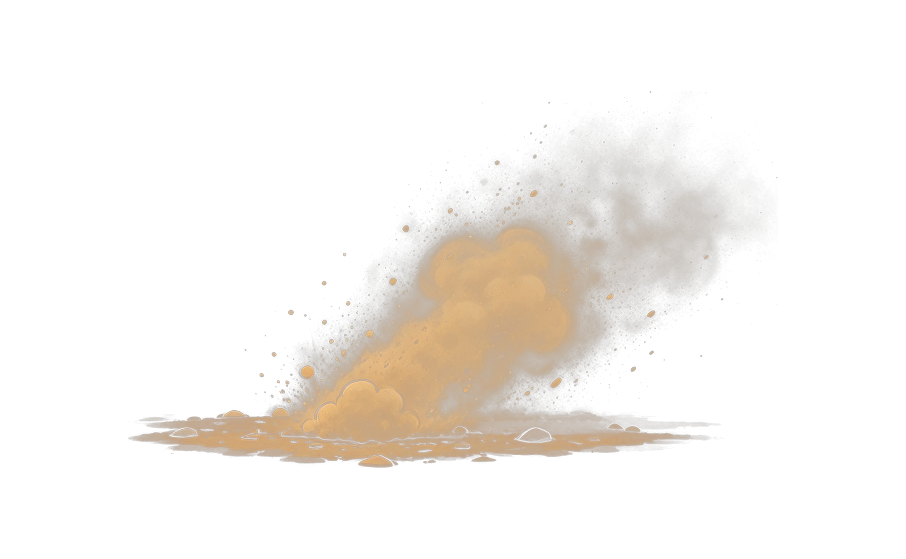
#> input picture Assets/Art/Art/FX/Frames/fx_dust_run/fx_dust_run_00.png, 906 x 559 px
$ python -i process_sheets.py   (imports and definitions only)
#> lines starting #> are read from the running program, lines starting #| are printed output that depends on the picture; after the words box and inside, x2 and y2 are one past the last pixel; in counts of white or black regions, pixels touching at a corner belong together
# -*- coding: utf-8 -*-
"""
精灵图集流水线（alpha-first，全程透明底）：
  入口归一化（透明底直通 / 白底·黑底 -> 先抠图 -> 统一 RGBA master）
  -> 切格 -> 连通域清理（去碎影 / 可只留最大域）
  -> 条内身高中位数统一缩放 -> 脚底基线对齐（底留白 7px）+ 水平居中
  -> 输出 Frames 单帧 + Sheets 等大透明精灵表

说明：全程以 alpha 为准，不再经过白底中间图。非透明底来源在入口先抠成 alpha；
      阈值抠图的边缘质量天然低于原生 alpha，故只对这类来源额外做 1px 收缩去白晕。
"""
import sys, os, glob, re
# [1 line not run here, left out]
import numpy as np
from PIL import Image, ImageFilter
from collections import deque

try:
    from scipy import ndimage
    HAVE_SCIPY = True
except ImportError:
    HAVE_SCIPY = False

# 脚本位于 <工程根>\Tools\art-pipeline\，向上两级定位工程根（含 Assets 的目录），免配置路径
ROOT = os.path.join(os.path.dirname(os.path.abspath(__file__)), '..', '..', 'Assets', 'Art', 'Art')
BOT_GAP = 7          # 与既有素材一致的脚底留白
BASE_BAND = 74       # 底座锚点带高度（脚底留白之上），见 base_anchor_x
WHITE_THR = 232      # 近白阈值
BLACK_THR = 60       # 近黑阈值
KEEP_RATIO = 0.12    # 小于最大连通域该比例的碎影丢弃
ALPHA_MIN = 8        # 低于该 alpha 视为完全透明
SHADOW_LUM = 150     # 地面投影亮度下限（投影是浅灰→近白的渐变，取 150 把最淡的尾巴也清掉；
                     # 履带高光 160~175 与投影重叠，靠「主体剪影填孔」保护，不会被误删）
SHADOW_SAT = 0.05    # 投影彩度上限（投影是中性灰，饱和度≈0）
SHADOW_ROWS = 56     # 只在内容底部该行数范围内找投影
POCKET_ROWS = 50     # 近白连通域底边进入脚底该行数范围 -> 判为漏抠的背景白（肩部烟柱底边远高于此）
POCKET_LUM = 222     # 轮拱白板的单通道下限（比 WHITE_THR 松，才能把整块白连同边缘一起框进连通域）
POCKET_SAT = 0.06    # 轮拱白板的彩度上限（背景白中性；发光核心偏暖、彩度更高，靠这条跳过）
POCKET_AREA = 600    # 小于该面积的近白小高光不算白板
POCKET_TOP = 0.5     # 白板顶边落在内容高度该比例以下才清理（上半段是烟雾/核心）
HOLE_MINCH = 240.0    # 「封闭背景白」判据：块内「三通道最小值」的中位数 >= 240。
                      # 这是唯一可靠的判据 —— 实测背景白三通道 248~255，文生图画上去的白烟/
                      # 高光三通道最高只到 ~232（Enrage 第 4 帧两团白烟 medMin=226/228），
                      # 两者不重叠。早期用的「均值>=244 + 240占比>=60%」会把抗锯齿糊住的
                      # 中间值混进来，判不准
HOLE_AREA_FINAL = 8   # 成品像素最小面积。只留作 raw 阶段之后的兜底（raw 已清掉主体），
                      # 这里只抓缩放重新插值出来的残余小岛
FEATHER_ROWS = 56    # 顶部羽化行数：生成图把烟柱画到格子上沿就被截断，靠渐隐把硬切口藏掉

# ---- 18 条规格 ----
SPECS = [
    # name, cols, rows, n, cell(w,h), target_h
    # ---- Player（2026-10-26 依新定妆图 Player_Lockup_A.png 重生成全部动作）----
    # 与 Boss01 同口径：cell 692x833 / target 760 / fixed_canvas 画格宽锁死 / anchor='base' 脚底
    # 锚点 / shadow_trim 去脚底灰影 / white_unmix+white_holes 去白边与内部白洞 —— 唯一目的就是
    # 「任何动作切换时体型与画布零跳变」（旧素材 7 种画布宽、身高 267~794 的病灶由此修掉）。
    # norm='frame'：源图把同一站姿画成不同大小，逐帧等高归一（仅直立姿态的动作可用）。
    # 其余用默认 ref='max'：全条统一比例、最高帧=760（翻滚/蹲伏/落地/死亡姿态高度本就变化，
    # 逐帧等高会把蹲伏帧放大成巨人）。
    dict(name='Player_Idle',        cols=5, rows=2, n=10, cell=(1200,833), target=760, largest=True, stray_prune=True, norm='frame', anchor='base', fixed_canvas=True, shadow_trim=True, anchor_final=True, white_unmix=True, white_holes=True),
    dict(name='Player_Idle02',      cols=4, rows=2, n=8 , cell=(1200,833), target=760, largest=True, stray_prune=True, norm='frame', anchor='base', fixed_canvas=True, shadow_trim=True, anchor_final=True, white_unmix=True, white_holes=True),
    dict(name='Player_Attack01',    cols=4, rows=2, n=8 , cell=(1200,833), target=760, largest=True, stray_prune=True, norm='frame', anchor='base', fixed_canvas=True, shadow_trim=True, anchor_final=True, white_unmix=True, white_holes=True),
    dict(name='Player_Attack02',    cols=4, rows=2, n=8 , cell=(1200,833), target=760, largest=True, stray_prune=True, norm='frame', anchor='base', fixed_canvas=True, shadow_trim=True, anchor_final=True, white_unmix=True, white_holes=True),
    dict(name='Player_Attack03',    cols=3, rows=3, n=9 , cell=(1200,833), target=760, ref_h=760, largest=True, stray_prune=True, anchor='base', fixed_canvas=True, shadow_trim=True, anchor_final=True, white_unmix=True, white_holes=True),
    dict(name='Player_HeavyAttack', cols=4, rows=3, n=12 , cell=(1200,833), target=760, ref_h=760, largest=True, stray_prune=True, anchor='base', fixed_canvas=True, shadow_trim=True, anchor_final=True, white_unmix=True, white_holes=True),
    dict(name='Player_Victory',     cols=4, rows=2, n=8 , cell=(1200,833), target=760, largest=True, stray_prune=True, norm='frame', anchor='base', fixed_canvas=True, shadow_trim=True, anchor_final=True, white_unmix=True, white_holes=True),
    dict(name='Player_Interact',    cols=3, rows=2, n=6 , cell=(1200,833), target=760, largest=True, stray_prune=True, norm='frame', anchor='base', fixed_canvas=True, shadow_trim=True, anchor_final=True, white_unmix=True, white_holes=True),
    dict(name='Player_Hurt',        cols=3, rows=1, n=3 , cell=(1200,833), target=760, largest=True, stray_prune=True, norm='frame', anchor='base', fixed_canvas=True, shadow_trim=True, anchor_final=True, white_unmix=True, white_holes=True),
    dict(name='Player_Turn',        cols=1, rows=1, n=1 , cell=(1200,833), target=760, largest=True, stray_prune=True, norm='frame', anchor='base', fixed_canvas=True, shadow_trim=True, anchor_final=True, white_unmix=True, white_holes=True),
    dict(name='Player_LedgeGrab',   cols=3, rows=1, n=3 , cell=(1200,833), target=760, largest=True, stray_prune=True, norm='frame', anchor='base', fixed_canvas=True, shadow_trim=True, anchor_final=True, white_unmix=True, white_holes=True),
    dict(name='Player_WallSlide',   cols=3, rows=1, n=3 , cell=(1200,833), target=760, largest=True, stray_prune=True, norm='frame', anchor='base', fixed_canvas=True, shadow_trim=True, anchor_final=True, white_unmix=True, white_holes=True),
    dict(name='Player_WallJump',    cols=3, rows=1, n=3 , cell=(1200,833), target=760, largest=True, stray_prune=True, anchor='base', fixed_canvas=True, shadow_trim=True, anchor_final=True, white_unmix=True, white_holes=True),
    dict(name='Player_Run',         cols=4, rows=2, n=8 , cell=(1200,833), target=760, largest=True, stray_prune=True, anchor='base', fixed_canvas=True, shadow_trim=True, anchor_final=True, white_unmix=True, white_holes=True),
    dict(name='Player_Dash',        cols=3, rows=2, n=6 , cell=(1200,833), target=760, largest=True, stray_prune=True, anchor='base', fixed_canvas=True, shadow_trim=True, anchor_final=True, white_unmix=True, white_holes=True),
    dict(name='Player_Roll',        cols=4, rows=2, n=8 , cell=(1200,833), target=760, largest=True, stray_prune=True, anchor='base', fixed_canvas=True, shadow_trim=True, anchor_final=True, white_unmix=True, white_holes=True),
    dict(name='Player_Crouch',      cols=2, rows=1, n=2 , cell=(1200,833), target=760, largest=True, stray_prune=True, anchor='base', fixed_canvas=True, shadow_trim=True, anchor_final=True, white_unmix=True, white_holes=True),
    # Die 由 .workbuddy/tmp/gen_die_joint.py（4 段骨骼 LBS）直接产出成品帧，不走本管线；
    # 这里登记参数只为让 compose_sheet / measure_base 等旁路工具对齐画格数（5x2 = 10 帧）。
    dict(name='Player_Die',         cols=5, rows=2, n=10, cell=(1200,833), target=760, largest=True, stray_prune=True, anchor='base', fixed_canvas=True, shadow_trim=True, anchor_final=True, white_unmix=True, white_holes=True),
    dict(name='Player_Jump',        cols=3, rows=1, n=3 , cell=(1200,833), target=760, largest=True, stray_prune=True, anchor='base', fixed_canvas=True, shadow_trim=True, anchor_final=True, white_unmix=True, white_holes=True),
    dict(name='Player_Land',        cols=3, rows=1, n=3 , cell=(1200,833), target=760, largest=True, stray_prune=True, anchor='base', fixed_canvas=True, shadow_trim=True, anchor_final=True, white_unmix=True, white_holes=True),
    dict(name='Player_Fall',        cols=2, rows=2, n=4 , cell=(1200,833), target=760, largest=True, stray_prune=True, anchor='base', fixed_canvas=True, shadow_trim=True, anchor_final=True, white_unmix=True, white_holes=True),
    dict(name='Player_AttackAir',   cols=3, rows=2, n=6 , cell=(1200,833), target=760, ref_h=760, largest=True, stray_prune=True, anchor='base', fixed_canvas=True, shadow_trim=True, anchor_final=True, white_unmix=True, white_holes=True),
    dict(name='Enemy03_Spawn',     cols=2, rows=2, n=4,  cell=(993,1124), target=900),
    # 注：Tower01 的 Idle/Aim/Disable 均不在本表 —— 三套的塔体要求与定妆图 Tower01_Fire_00
    #     逐像素一致，文生图无法保证，改由 make_tower_sets_from_fire.py 以 Fire_00 为底图派生
    #     （塔体零改动 + 背景区叠加效果）。若在此重新登记，跑全量管线会用 raw 覆盖掉派生结果。
    dict(name='Tower01_Fire',      cols=3, rows=2, n=6,  cell=(942,979), target=890, anchor='base'),
    # ---- Boss01（2026-10-26 依新定妆图 Boss01_Lockup_A.png 重生成全部动作）----
    # 统一口径：cell 831x798 / target 760 / norm='frame' 逐帧等高 / anchor='base' 履带底座锚点 /
    # fixed_canvas 强制画格宽一致 —— 唯一目的就是「任何动作切换时体型与画布零跳变」。
    # 旧素材的病灶：Idle 760 / Special 788 / Enrage 780 / Die 部分 737·707·676，且 Die_16~23
    # 画布是 1116x784（其余 831x798），切换时会忽大忽小；本批全部压平到 760。
    # parts=None：帧内含与本体分离的烟雾/毒雾，跳过「每格恰好 1 个主体」校验。
    # shadow_trim：生成图自带脚底浅灰投影，游戏里呈白色横条，按主体剪影外清理。
    # feather_top：仅烟雾类动作启用，烟柱顶到格子上沿时做渐隐，藏掉硬切口。
    dict(name='Boss01_Idle',    cols=3, rows=2, n=6,  cell=(1216,798), target=760, parts=None, norm='frame', anchor='base', fixed_canvas=True, shadow_trim=True, anchor_final=True, white_unmix=True, white_holes=True),
    dict(name='Boss01_Move',    cols=5, rows=2, n=10, cell=(1216,798), target=760, parts=None, norm='frame', anchor='base', fixed_canvas=True, shadow_trim=True, anchor_final=True, white_unmix=True, white_holes=True),
    dict(name='Boss01_AttackA', cols=5, rows=2, n=10, cell=(1216,798), target=760, parts=None, norm='frame', anchor='base', fixed_canvas=True, shadow_trim=True, anchor_final=True, white_unmix=True, white_holes=True),
    dict(name='Boss01_AttackB', cols=4, rows=3, n=12, cell=(1216,798), target=760, parts=None, norm='frame', anchor='base', fixed_canvas=True, shadow_trim=True, anchor_final=True, white_unmix=True, white_holes=True, feather_top=True),
    dict(name='Boss01_Charge',  cols=4, rows=2, n=8,  cell=(1216,798), target=760, parts=None, norm='frame', anchor='base', fixed_canvas=True, shadow_trim=True, anchor_final=True, white_unmix=True, white_holes=True, feather_top=True),
    dict(name='Boss01_Special', cols=5, rows=3, n=14, cell=(1216,798), target=760, parts=None, norm='frame', anchor='base', fixed_canvas=True, shadow_trim=True, anchor_final=True, white_unmix=True, white_holes=True, feather_top=True),
    dict(name='Boss01_Enrage',  cols=3, rows=2, n=6,  cell=(1216,798), target=760, parts=None, norm='frame', anchor='base', fixed_canvas=True, shadow_trim=True, anchor_final=True, white_unmix=True, white_holes=True, feather_top=True),
    dict(name='Boss01_Hurt',    cols=3, rows=1, n=3,  cell=(1216,798), target=760, parts=None, norm='frame', anchor='base', fixed_canvas=True, shadow_trim=True, anchor_final=True, white_unmix=True, white_holes=True),
    # Die：首帧站立 -> 倒地。不用 norm='frame'（逐帧等高会把倒地帧放大成巨人），
    # 改用 ref='first' 全条统一比例：站立帧与 Idle 同高 760，倒地自然变矮。
    dict(name='Boss01_Die',     cols=4, rows=4, n=16, cell=(1216,798), target=760, parts=None, ref='first', anchor='base', fixed_canvas=True, shadow_trim=True, anchor_final=True, white_unmix=True, white_holes=True, feather_top=True),
    # NPC：沿用现有 npc_ava.png 的导入规格（PPU 485、身高 922）——同角色同 PPU，
    # 场景里现成的 scale 1.16 / 世界高 2.20 单位不需要改，动画帧可直接替换静态图。
    # anchor='base'：NPC 站着讲话，手上举台账/抬手时 bbox 会被横向拉宽，
    # 按 bbox 居中会让身体左右漂移（实测 67.5px），改按脚底底座带定位。
    dict(name='NPC_Ava_JinlingAssault', cols=4, rows=2, n=8, cell=(692,955), target=922, anchor='base'),
    dict(name='NPC_Ava_Idle',      cols=4, rows=2, n=8, cell=(692,955), target=922, anchor='base'),
]

# [48 lines left out: functions subdir_for, find_raw, _bg_from_border, _border_connected, matte_background, not called in this run]

RAW_HOLE_WHITE = 240   # 封闭白块判据：三通道都 >=240。raw 实测背景 248~255，文生图画上去的
                       # 白烟最高只到 ~232，两者不重叠，所以按这个值清不会伤到美术
RAW_HOLE_AREA = 6      # raw 像素最小面积。必须设得很小：肢体缝隙里的白底常常只有 8~59px 的细条
                       # （Boss01_Move 第 1 帧腋下那条就是 31px），放大 1.7 倍后变成 85px 的白块，
                       # 肉眼很明显。实测 9 条 Boss01 素材里 8~59px 的封闭白块共 221 个，
                       # 中位通道全都是 240~255（背景色），没有一个是画上去的白烟，所以可以放心清掉。

# [77 lines left out: functions kill_enclosed_bg_holes, unmix_white_edge, not called in this run]

def bleed_colors(rgb, alpha):
    """颜色外溢（alpha bleeding）：用最近的不透明像素颜色填满透明区，
    避免下游 LANCZOS 缩放时透明区的黑/白 RGB 渗进边缘产生晕圈。"""
    if not HAVE_SCIPY:
        return rgb
    empty = alpha <= ALPHA_MIN
    if not empty.any() or empty.all():
        return rgb
    idx = ndimage.distance_transform_edt(empty, return_distances=False, return_indices=True)
    return rgb[idx[0], idx[1]]

# [16 lines left out: function clean_mask, not called in this run]

def load_master(path, unmix=False, kill_holes=False):
    """入口归一化：任意来源 -> (RGBA ndarray, 是否来自阈值抠图)。
    透明底直通；白底/黑底先抠图变透明。返回前统一做颜色外溢，保证缩放安全。
    unmix=True 时额外做白边反混合（见 unmix_white_edge），消除阈值抠图的白色描边。"""
#> called with unmix = False, kill_holes = False
    im = Image.open(path)
#> im is the input picture: PIL image 906x559 RGBA; mean R, G, B, A 24.4, 18.3, 11.4, 22.2
    has_alpha = im.mode in ('RGBA', 'LA', 'PA') or 'transparency' in im.info
#> has_alpha = True
    if has_alpha:
        rgba = np.asarray(im.convert('RGBA'))
        a = rgba[..., 3]
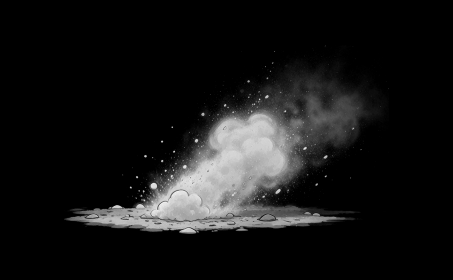
#> a: shape (559, 906) (shown at 1/2 size); min 0, max 255, mean 22.2
        if (a <= ALPHA_MIN).mean() > 0.02:      # 确有透明区域 -> 直通
            return np.dstack([bleed_colors(rgba[..., :3], a), a]), False
#> in bleed_colors, `empty = alpha <= ALPHA_MIN`:
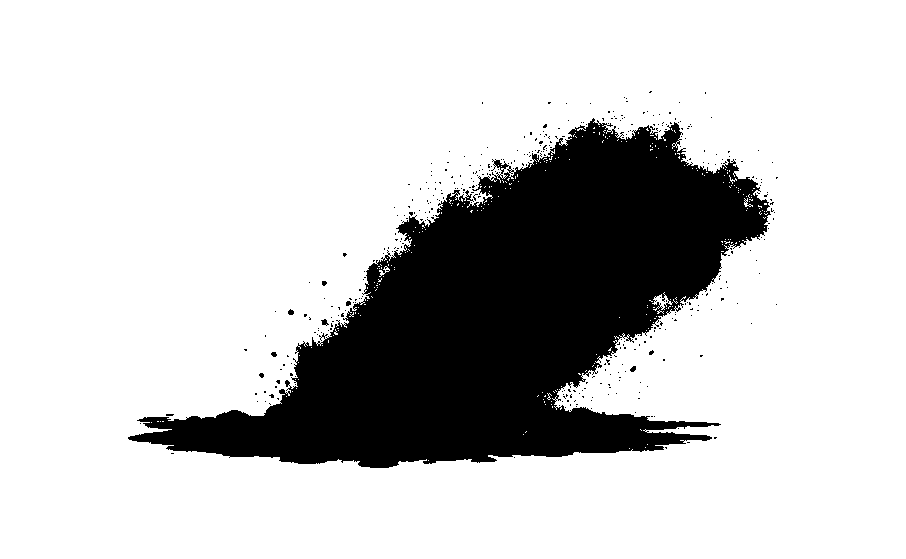
#> empty: shape (559, 906) bool; 79.3% white; 387 black regions (380 under 20 px), largest, box (x1, y1, x2, y2) and area: (128, 118, 771, 468) 104010, (321, 319, 329, 326) 31, (288, 309, 294, 315) 27
#> in bleed_colors, `return rgb[idx[0], idx[1]]`:
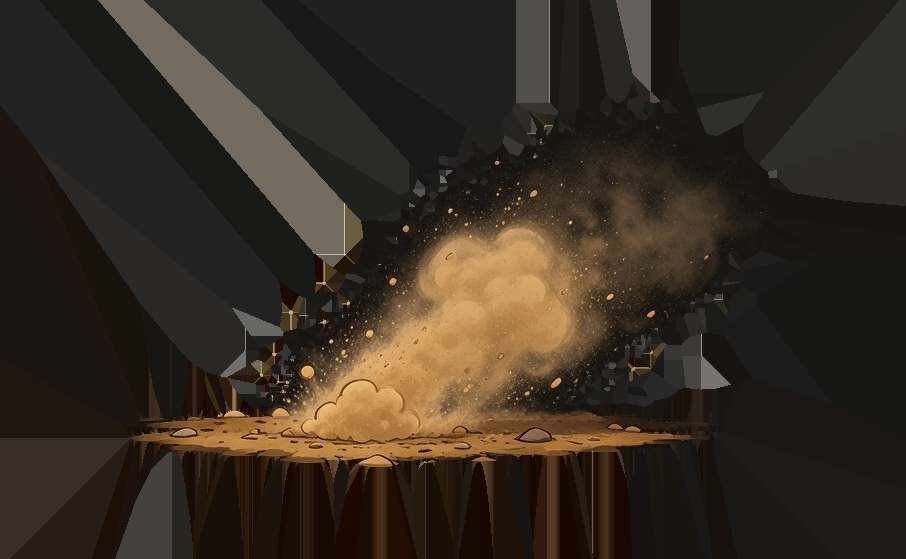
#> returned value: shape (559, 906, 3); mean of channels 0, 1, 2 53.4, 43.9, 33.9; drawn as R, G, B
    rgb = np.asarray(im.convert('RGB'))
    bg = _bg_from_border(rgb)
    a = matte_background(rgb, bg)
    print(f'  [entry] 非透明底（{bg}） -> 抠图成 alpha')
    if kill_holes and bg == 'white':
        a = kill_enclosed_bg_holes(rgb, a)
    if unmix and bg == 'white':
        rgb, a = unmix_white_edge(rgb, a)
        rb = (rgb[a > ALPHA_MIN] >= 225).all(axis=1)
        print(f'  [unmix] 白边反混合完成，剩余近白不透明像素 {rb.mean()*100:.2f}%')
    return np.dstack([bleed_colors(rgb, a), a]), True

# [434 lines left out: functions trim_ground_shadow, kill_bg_holes, feather_top, content_rgba, tile_parts, check_tiles and 6 more, not called in this run]

# [8 lines not run here, left out]

>>> result = load_master('../../Assets/Art/Art/FX/Frames/fx_dust_run/fx_dust_run_00.png')

$ run again, on Assets/Art/Art/FX/Frames/fx_explode/fx_explode_01.png
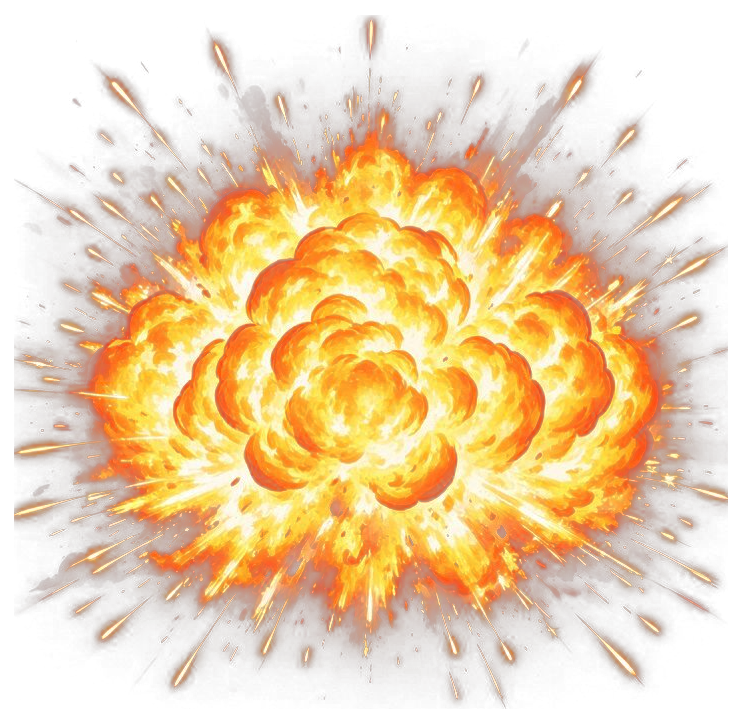
#> input picture Assets/Art/Art/FX/Frames/fx_explode/fx_explode_01.png, 743 x 724 px
#> in load_master, im is the input picture: PIL image 743x724 RGBA; mean R, G, B, A 119.7, 83.2, 40.5, 114.4
#> has_alpha = True
#> in bleed_colors, `empty = alpha <= ALPHA_MIN`:
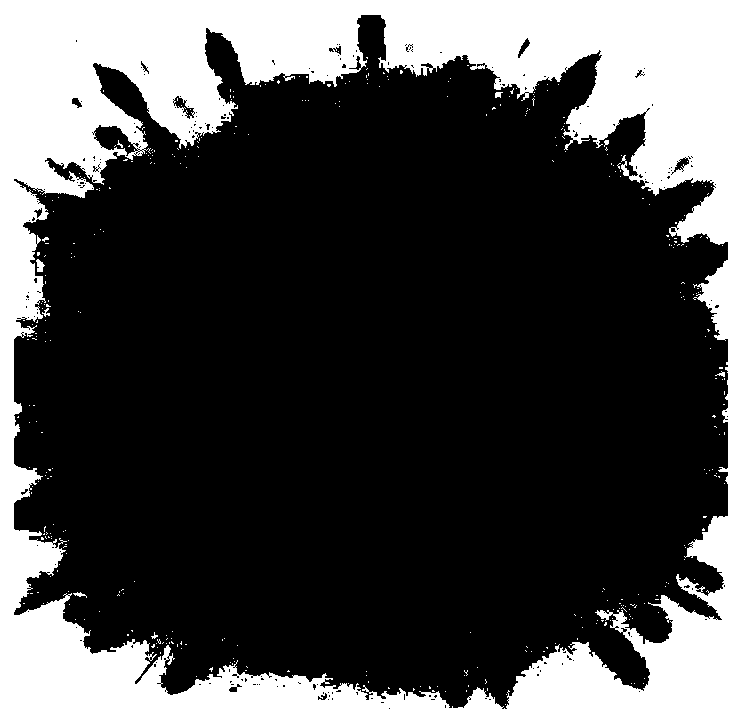
#> empty: shape (724, 743) bool; 29% white; 369 white regions (361 under 20 px), largest, box (x1, y1, x2, y2) and area: (0, 0, 743, 724) 155001, (36, 259, 45, 272) 73, (73, 592, 87, 598) 36
#> in bleed_colors, `return rgb[idx[0], idx[1]]`:
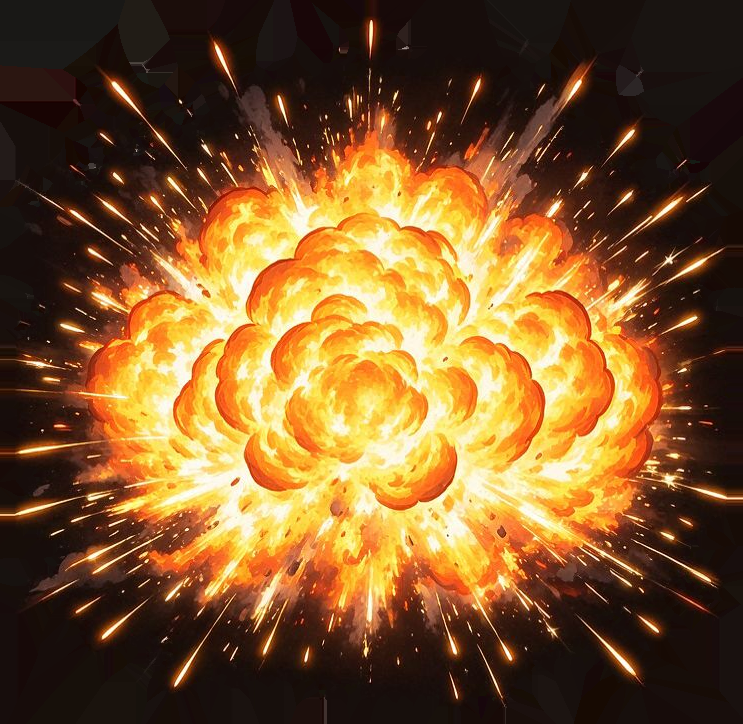
#> returned value: shape (724, 743, 3); mean of channels 0, 1, 2 125.3, 86.7, 43.3; drawn as R, G, B
